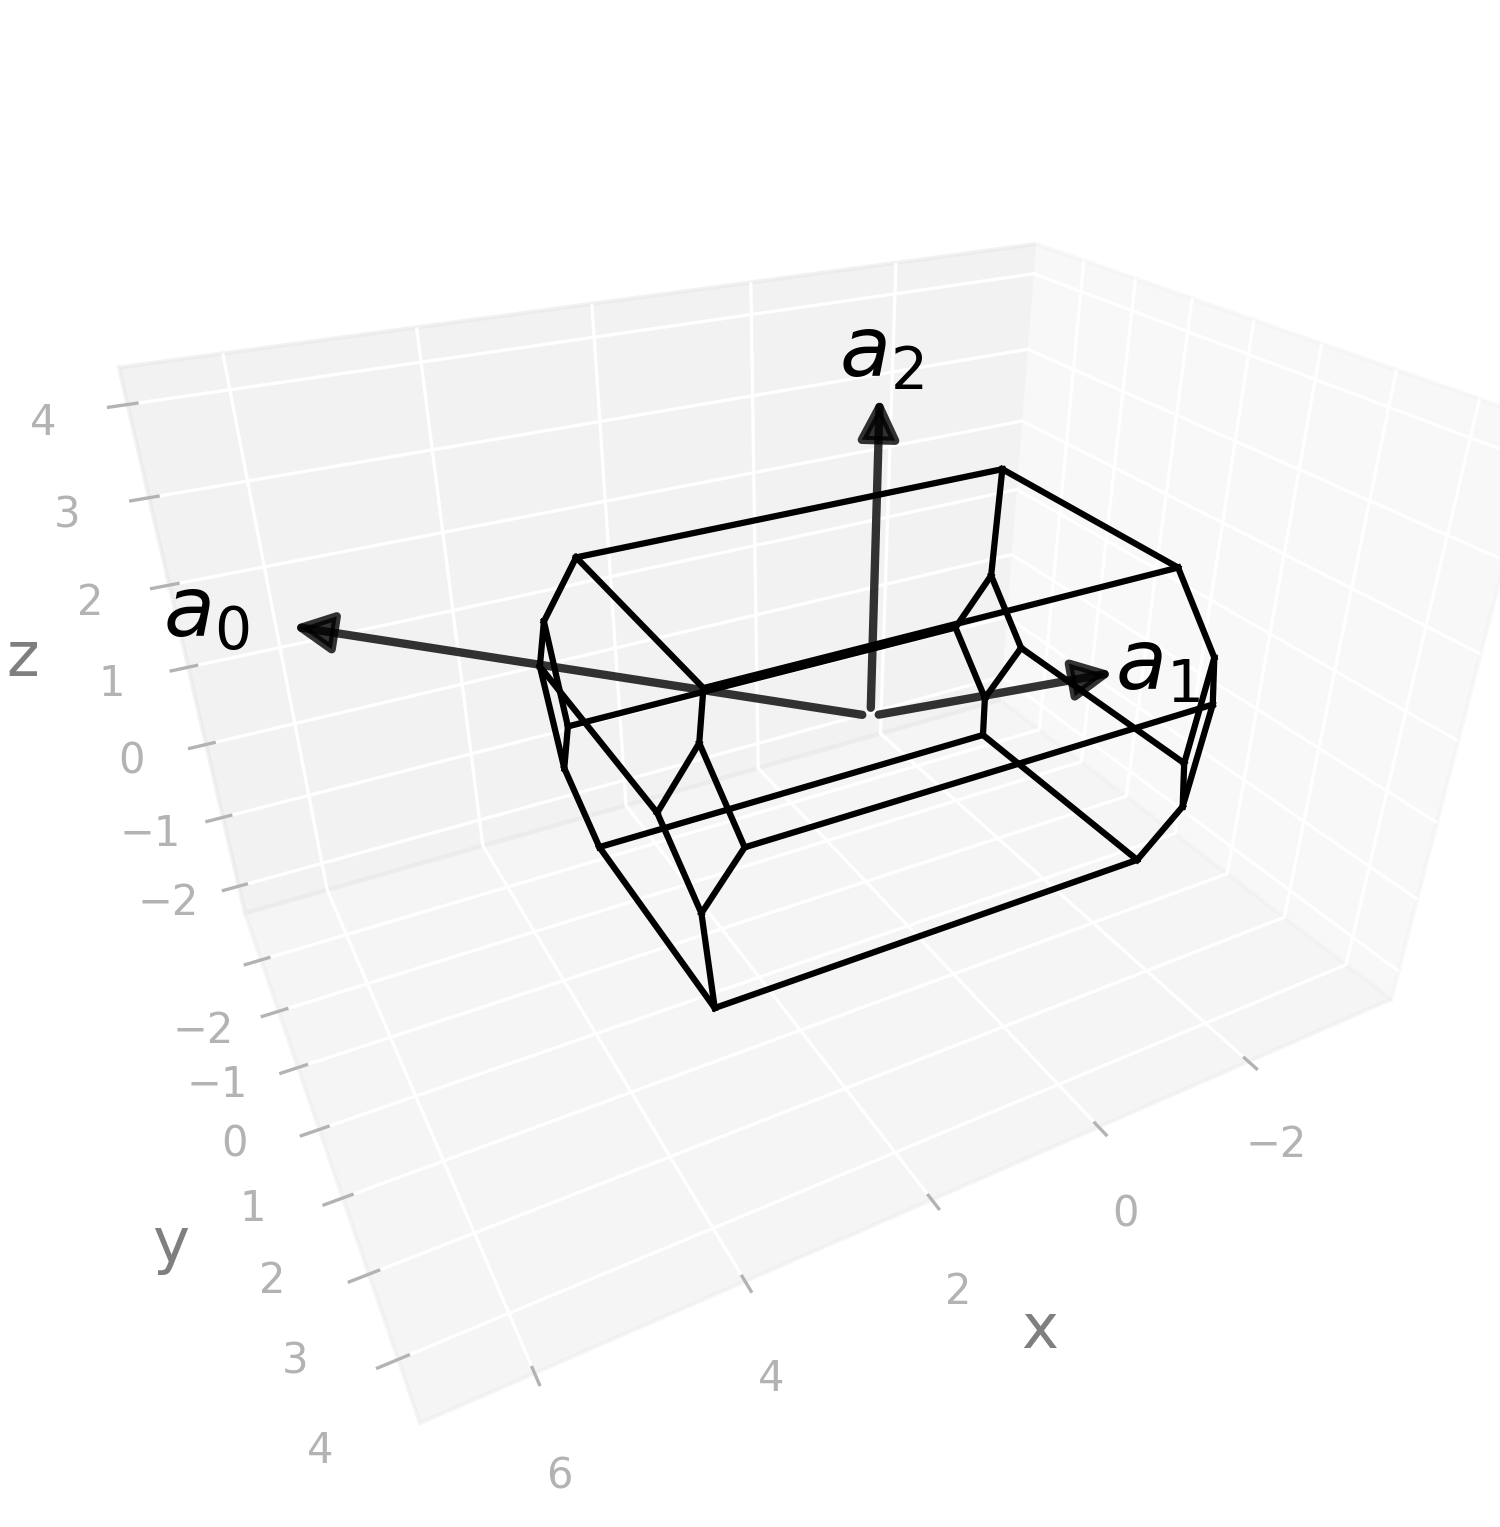

The Python source for this figure:
import radtools as rad

l = rad.lattice_example("TRI2a")
backend = rad.MatplotlibBackend()
backend.plot(l, kind="wigner-seitz")
# Save an image:
backend.save("tri2a_wigner-seitz.png", elev=30, azim=62, dpi=300, bbox_inches="tight")
# Interactive plot:
backend.show(elev=30, azim=62)
